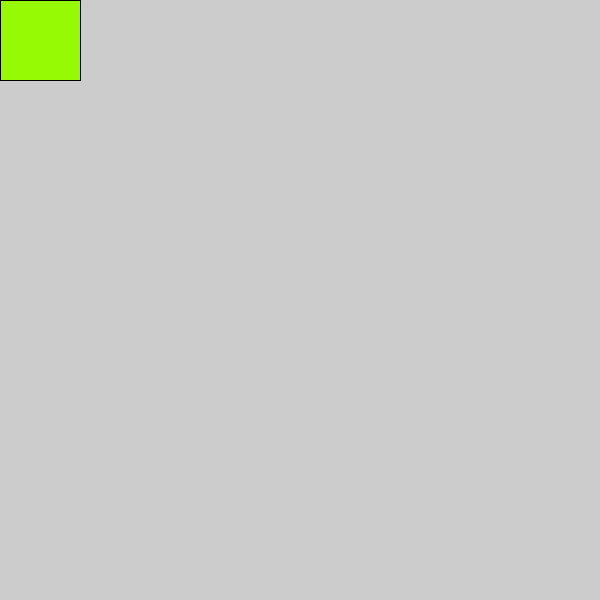
Frame 1 (no input)
Frame 60 (the mouse pressed at the canvas centre just before this capture): identical to frame 1, image omitted
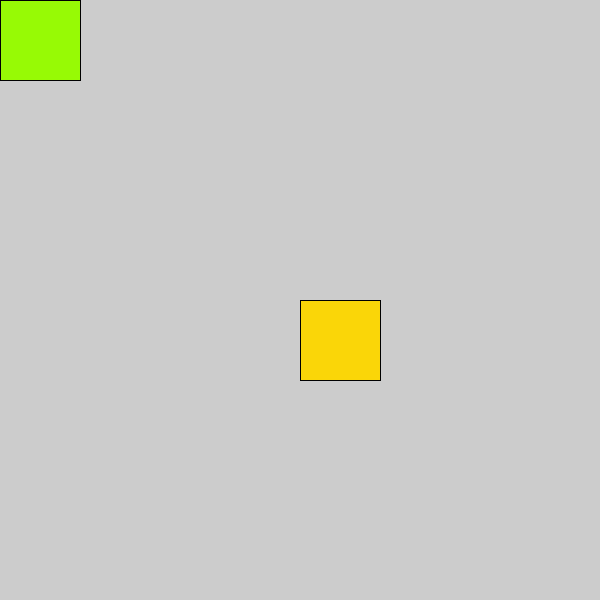
Frame 120 (the mouse held since frame 60 and released just before this capture)

The Processing sketch that drew these frames (run headless with seeded random() and noise(); from frame 60 on, the mouse is pressed at the canvas centre):

// Processing sketch: processing_35093
// ── processing_35093.pde


void setup() {
size(600, 600);
smooth();
}
void draw() {
if (mousePressed) {
fill(250,214,8);
} else {
fill(151,250,5);
}
rect(mouseX, mouseY, 80, 80);}
